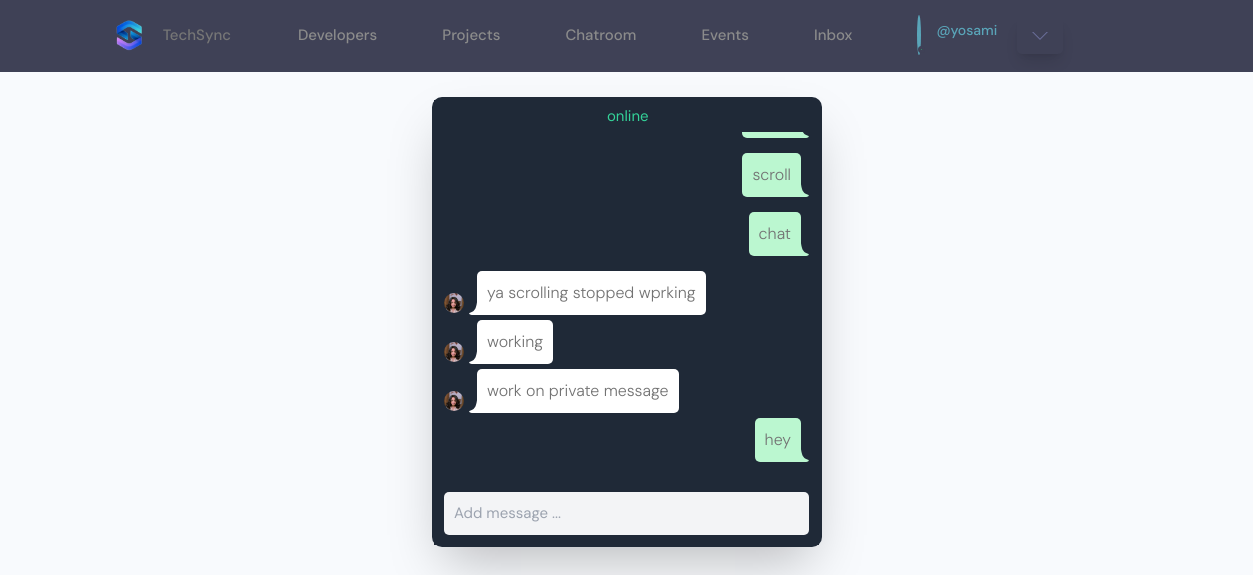
Page /chatroom/ (signed in) on the committed database.
### users/models.py (models this page shows, shortened)
class Profile(models.Model):
    id = models.UUIDField(default=uuid.uuid4, primary_key=True, unique=True, editable=False, )
    user = models.OneToOneField(User, on_delete=models.CASCADE,null=True,blank=True)
    name = models.CharField(max_length=200, blank=True,null=True)
    username = models.CharField(max_length=200, blank=True,null=True,unique=True)
    headline = models.CharField(max_length=200, blank=True,null=True)
    about = models.TextField(blank=True, null=True)
    location = models.CharField(max_length=200, blank=True,null=True)
    profile_image = models.ImageField(null=True, blank=True,upload_to='profiles', default='default_profile.png')
    github_link = models.CharField(max_length=200, blank=True,null=True)
    twitter_link = models.CharField(max_length=200, blank=True,null=True)
    linkedin_link = models.CharField(max_length=200, blank=True,null=True)
    personal_link = models.CharField(max_length=200, blank=True,null=True)
    phone_regex = RegexValidator(
    regex=r'^\+?1?\d{9,15}$',
    message="Phone number must be entered in the format: '+999999999'. Up to 15 digits allowed."
    )
    phone_number = models.CharField(validators=[phone_regex], max_length=17, blank=True)  # validators should be a list
    created_at = models.DateTimeField(auto_now_add=True)

### a_rtchat/models.py (models this page shows, shortened)
class GroupMessage(models.Model):
    group = models.ForeignKey(ChatGroup, on_delete=models.CASCADE, related_name='chat_messages')
    author = models.ForeignKey(User, on_delete=models.CASCADE)
    body = models.CharField(max_length=300)
    created = models.DateTimeField(auto_now_add=True)
    class Meta:
        ordering = ['-created']

### a_rtchat/views.py (the view, shortened to what this page needs)
# urls.py: path('', views.chat_view, name='chat-home'),
@login_required(login_url='login')
def chat_view(request, chatroom_name='public-chat'):
    chat_group = get_object_or_404(ChatGroup, group_name=chatroom_name)
    chat_messages = chat_group.chat_messages.all()[:30]
    form = ChatmessageCreateForm()
    other_user = None
    context = {
        'chat_messages': chat_messages,
        'form': form,
        'other_user': other_user,
        'chatroom_name': chatroom_name,
    }
    return render(request, 'a_rtchat/chat.html',context)

### templates/a_rtchat/chat.html (shortened to what this page needs)
{% extends "a_rtchat/blank.html" %}
{% block content %}
<wrapper class="block max-w-2xl mx-auto my-10 px-6">
    <div id="chat_window" class="h-[45rem] flex flex-col bg-gray-800 rounded-2xl shadow-2xl relative p-1">
        <div class="flex justify-center text-emerald-400 bg-gray-800 p-2 sticky top-0 z-10">
            {% if other_user %}
                <div id="online-icon" class="gray-dot absolute top-2 left-2"></div>
                <a href="{% url 'user-profile' other_user.profile.id %}">
                    <div class="flex items-center gap-2 p-4 sticky top-0 z-10">
                        <img class="w-10 h-10 rounded-full object-cover" src="{{ other_user.profile.profile_image.url }}" />
                        <div>
                            <span class="font-bold text-white">{{ other_user.profile.name }}</span>
                            <span class="text-sm font-light text-gray-400">@{{ other_user.username }}</span>
                        </div>
                    </div>
                </a>
            {% else %}
                <span id="online-count" class="pr-1"></span>online
            {% endif %}
        </div>
        <div id='chat_container' class="overflow-y-auto grow">
            <ul id='chat_messages' class="flex flex-col justify-end gap-2 p-4">
                {% for message in chat_messages reversed %}
                    {% include "a_rtchat/chat_message.html" %}
                {% endfor %}
            </ul>
        </div>
        <div class="sticky bottom-0 z-10 p-2 bg-gray-800">
            <div class="flex items-center rounded-xl px-2 py-2">
                <form id="chat_message_form" method='POST' class="w-full"
                    hx-ext="ws"
                    ws-connect="/ws/chatroom/{{ chatroom_name }}"
                    ws-send
                    _="on htmx:wsAfterSend reset() me"
                >
                    {{ form }}
                </form>
            </div>
        </div>
    </div>
</wrapper>
{% endblock content %}

### templates/main/navbar.html (shortened to what this page needs)
{% load static %}
<header class="header">
        <div class="container container--narrow">
                <a href="{% url 'projects'%}" class="header__logo">
                        <img src="{% static 'images/logo.png' %}" alt="Techsync Logo" />TechSync
                </a>
                <nav class="header__nav header__menu">
                        {% if request.user.is_event_organizer %}
                        <ul class="header__menu">
                            <li class="header__menuItem"><a href="{% url 'events' %}">Events</a></li>
                            {% if request.user.is_authenticated %}
                            {% comment %} <li class="header__menuItem"><a  href="{% url 'inbox' %}">Inbox</a></li>  {% endcomment %}
                            <li class="header__menuItem"><a  href="{% url 'scan-qr-code' %}">Verify QR</a></li>
                            <li class="header__menuItem"><a  href="{% url 'user-chatrooms' %}">Inbox</a></li>
                            {% else %}
                            <li class="header__menuItem"><a href="{% url 'login' %}" class="btn btn--sub">Login/Sign Up</a></li>
                            {% endif %}
                            {% if request.user.is_authenticated %}
                            {% comment %} Profile {% endcomment %}
                            <li class="header__menuItem">
                                    <div class="header__user">
                                            <a href="{% url 'organization-account'%}">
                                                <div class="avatar avatar--medium active">
                                                    <img src="{{ event_organizer.profile_image.url }}" />
                                                </div>
                                                <p> <span>@{{profile.username}}</span></p>
                                            </a>
                                            <button class="dropdown-button">
                                                <svg version="1.1" xmlns="http://www.w3.org/2000/svg" width="32" height="32" viewBox="0 0 32 32">
                                                    <title>chevron-down</title>
                                                    <path d="M16 21l-13-13h-3l16 16 16-16h-3l-13 13z"></path>
                                                </svg>
                                            </button>
                                        </div>
                                        <div class="dropdown-menu">
                                            <a href="settings.html" class="dropdown-link"
                                                ><svg version="1.1" xmlns="http://www.w3.org/2000/svg" width="32" height="32" viewBox="0 0 32 32">
                                                    <title>tools</title>
                                                    <path
                                                        d="M27.465 32c-1.211 0-2.35-0.471-3.207-1.328l-9.392-9.391c-2.369 0.898-4.898 0.951-7.355 0.15-3.274-1.074-5.869-3.67-6.943-6.942-0.879-2.682-0.734-5.45 0.419-8.004 0.135-0.299 0.408-0.512 0.731-0.572 0.32-0.051 0.654 0.045 0.887 0.277l5.394 5.395 3.586-3.586-5.394-5.395c-0.232-0.232-0.336-0.564-0.276-0.887s0.272-0.596 0.572-0.732c2.552-1.152 5.318-1.295 8.001-0.418 3.274 1.074 5.869 3.67 6.943 6.942 0.806 2.457 0.752 4.987-0.15 7.358l9.392 9.391c0.844 0.842 1.328 2.012 1.328 3.207-0 2.5-2.034 4.535-4.535 4.535zM15.101 19.102c0.26 0 0.516 0.102 0.707 0.293l9.864 9.863c0.479 0.479 1.116 0.742 1.793 0.742 1.398 0 2.535-1.137 2.535-2.535 0-0.668-0.27-1.322-0.742-1.793l-9.864-9.863c-0.294-0.295-0.376-0.74-0.204-1.119 0.943-2.090 1.061-4.357 0.341-6.555-0.863-2.631-3.034-4.801-5.665-5.666-1.713-0.561-3.468-0.609-5.145-0.164l4.986 4.988c0.391 0.391 0.391 1.023 0 1.414l-5 5c-0.188 0.188-0.441 0.293-0.707 0.293s-0.52-0.105-0.707-0.293l-4.987-4.988c-0.45 1.682-0.397 3.436 0.164 5.146 0.863 2.631 3.034 4.801 5.665 5.666 2.2 0.721 4.466 0.604 6.555-0.342 0.132-0.059 0.271-0.088 0.411-0.088z"
                                                    ></path>
                                                </svg>
                                                Settings</a
                                            >
                                            <a href="{% url 'logout' %}" class="dropdown-link"
                                                ><svg version="1.1" xmlns="http://www.w3.org/2000/svg" width="32" height="32" viewBox="0 0 32 32">
                                                    <title>sign-out</title>
                                                    <path
                                                        d="M3 0h22c0.553 0 1 0 1 0.553l-0 3.447h-2v-2h-20v28h20v-2h2l0 3.447c0 0.553-0.447 0.553-1 0.553h-22c-0.553 0-1-0.447-1-1v-30c0-0.553 0.447-1 1-1z"
                                                    ></path>
                                                    <path
                                                        d="M21.879 21.293l1.414 1.414 6.707-6.707-6.707-6.707-1.414 1.414 4.293 4.293h-14.172v2h14.172l-4.293 4.293z"
                                                    ></path>
                                                </svg>
                                                Logout</a
                                            >
                                        </div>
                            </li>
                            {% endif %}
                        </ul>
                        {% else %}
                        <ul class="header__menu">
                                <li class="header__menuItem"><a href="{% url 'profiles' %}">Developers</a></li>
                                <li class="header__menuItem"><a  href="{% url 'projects' %}">Projects</a></li>
                                <li class="header__menuItem"><a  href="{% url 'home-group'%}">Chatroom</a></li>
                                <li class="header__menuItem"><a href="{% url 'events' %}">Events</a></li>
                                {% if request.user.is_authenticated %}
                                <li class="header__menuItem"><a  href="{% url 'user-chatrooms' %}">Inbox</a></li>
                                {% else %}
                                <li class="header__menuItem"><a href="{% url 'login' %}" class="btn btn--sub">Login/Sign Up</a></li>
                                {% endif %}
                                {% if request.user.is_authenticated %}
                                <li class="header__menuItem">
                                        <div class="header__user">
                                                <a href="{% url 'user-account'%}">
                                                    <div class="avatar avatar--medium active">
                                                    </div>
                                                    <p> <span>@{{profile.username}}</span></p>
                                                </a>
                                                <button class="dropdown-button">
                                                    <svg version="1.1" xmlns="http://www.w3.org/2000/svg" width="32" height="32" viewBox="0 0 32 32">
                                                        <title>chevron-down</title>
                                                        <path d="M16 21l-13-13h-3l16 16 16-16h-3l-13 13z"></path>
                                                    </svg>
                                                </button>
                                            </div>
                                </li>
                                {% endif %}
                        </ul>
                        {% endif %}
                </nav>
        </div>
</header>
<link rel="stylesheet" href="{% static 'uikit/styles/modules/_variables.css' %}" id="theme-css">

### templates/a_rtchat/chat_message.html (shortened to what this page needs)
{% if message.author == user %}
<li class="flex justify-end mb-4">
    <div class="bg-green-200 rounded-l-lg rounded-tr-lg p-4 max-w-[75%]">
        <span>{{message.body}}</span>
    </div>
    <div class="flex items-end">
        <svg height="13" width="8" >
            <path fill="#bbf7d0" d="M6.3,10.4C1.5,8.7,0.9,5.5,0,0.2L0,13l5.2,0C7,13,9.6,11.5,6.3,10.4z"/>
        </svg>
    </div>
</li>
{% else %}
<li>
    <div class="flex justify-start">
        <div class="flex items-end mr-2" >
            <a href="{% url 'user-profile' message.author.profile.id%}">
                <img class="w-8 h-8 rounded-full object-cover" src="{{ message.author.profile.profile_image.url }}">
            </a>
        </div>
        <div class="flex items-end" >
            <svg height="13" width="8" >
                <path fill="white" d="M2.8,13L8,13L8,0.2C7.1,5.5,6.5,8.7,1.7,10.4C-1.6,11.5,1,13,2.8,13z"></path>
            </svg>
        </div>
        <div class="bg-white p-4 max-w-[75%] rounded-r-lg rounded-tl-lg">
            <span>{{message.body}}</span>
        </div>
    </div>
</li>
{% endif %}

### rows in the picture
Profile: username "yosami"
GroupMessage: body "scroll"
GroupMessage: body "chat"
GroupMessage: author.profile.profile_image (picture), body "ya scrolling stopped wprking"
GroupMessage: author.profile.profile_image (picture), body "working"
GroupMessage: author.profile.profile_image (picture), body "work on private message"
GroupMessage: body "hey"
